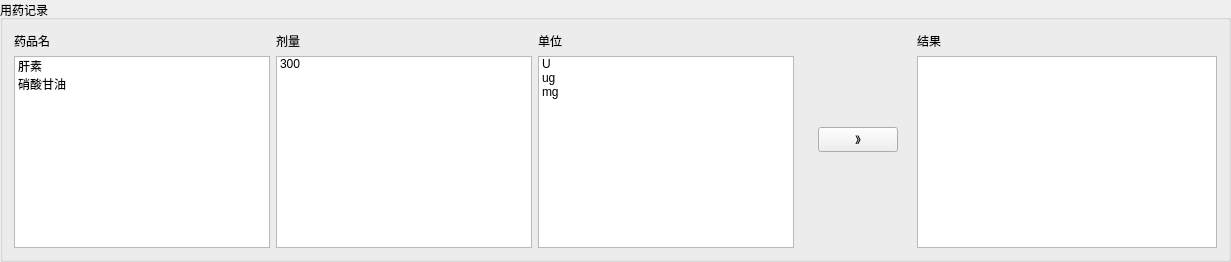
    <widget class="QGroupBox" name="groupBox_10">
     <property name="title">
      <string>用药记录</string>
     </property>
     <layout class="QHBoxLayout" name="horizontalLayout">
      <property name="topMargin">
       <number>12</number>
      </property>
      <item>
       <layout class="QVBoxLayout" name="verticalLayout_4">
        <item>
         <widget class="QLabel" name="label_50">
          <property name="text">
           <string>药品名</string>
          </property>
         </widget>
        </item>
        <item>
         <widget class="QListWidget" name="ypm">
          <property name="selectionBehavior">
           <enum>QAbstractItemView::SelectRows</enum>
          </property>
          <item>
           <property name="text">
            <string>肝素</string>
           </property>
          </item>
          <item>
           <property name="text">
            <string>硝酸甘油</string>
           </property>
          </item>
         </widget>
        </item>
       </layout>
      </item>
      <item>
       <layout class="QVBoxLayout" name="verticalLayout">
        <item>
         <widget class="QLabel" name="label_5">
          <property name="text">
           <string>剂量</string>
          </property>
         </widget>
        </item>
        <item>
         <widget class="QListWidget" name="jl">
          <property name="editTriggers">
           <set>QAbstractItemView::AnyKeyPressed|QAbstractItemView::DoubleClicked</set>
          </property>
          <property name="selectionBehavior">
           <enum>QAbstractItemView::SelectRows</enum>
          </property>
          <property name="movement">
           <enum>QListView::Static</enum>
          </property>
          <property name="currentRow">
           <number>-1</number>
          </property>
          <item>
           <property name="text">
            <string>300</string>
           </property>
           <property name="flags">
            <set>ItemIsSelectable|ItemIsEditable|ItemIsDragEnabled|ItemIsUserCheckable|ItemIsEnabled</set>
           </property>
          </item>
         </widget>
        </item>
       </layout>
      </item>
      <item>
       <layout class="QVBoxLayout" name="verticalLayout_5">
        <item>
         <widget class="QLabel" name="label_53">
          <property name="text">
           <string>单位</string>
          </property>
         </widget>
        </item>
        <item>
         <widget class="QListWidget" name="dw">
          <property name="selectionBehavior">
           <enum>QAbstractItemView::SelectRows</enum>
          </property>
          <item>
           <property name="text">
            <string>U</string>
           </property>
          </item>
          <item>
           <property name="text">
            <string>ug</string>
           </property>
          </item>
          <item>
           <property name="text">
            <string>mg</string>
           </property>
          </item>
         </widget>
        </item>
       </layout>
      </item>
      <item>
       <spacer name="horizontalSpacer_8">
        <property name="orientation">
         <enum>Qt::Horizontal</enum>
        </property>
        <property name="sizeHint" stdset="0">
         <size>
          <width>18</width>
          <height>20</height>
         </size>
        </property>
       </spacer>
      </item>
      <item>
       <widget class="QPushButton" name="pushButton_2">
        <property name="text">
         <string>》</string>
        </property>
       </widget>
      </item>
      <item>
       <spacer name="horizontalSpacer_9">
        <property name="orientation">
         <enum>Qt::Horizontal</enum>
        </property>
        <property name="sizeHint" stdset="0">
         <size>
          <width>13</width>
          <height>20</height>
         </size>
        </property>
       </spacer>
      </item>
      <item>
       <layout class="QVBoxLayout" name="verticalLayout_6">
        <item>
         <widget class="QLabel" name="label_54">
          <property name="text">
           <string>结果</string>
          </property>
         </widget>
        </item>
        <item>
         <widget class="QListWidget" name="YYJL_result">
          <property name="sizePolicy">
           <sizepolicy hsizetype="Minimum" vsizetype="Expanding">
            <horstretch>0</horstretch>
            <verstretch>0</verstretch>
           </sizepolicy>
          </property>
          <property name="minimumSize">
           <size>
            <width>300</width>
            <height>0</height>
           </size>
          </property>
          <property name="toolTip">
           <string>双击鼠标左键删除当前行</string>
          </property>
          <property name="selectionBehavior">
           <enum>QAbstractItemView::SelectItems</enum>
          </property>
         </widget>
        </item>
       </layout>
      </item>
     </layout>
    </widget>
